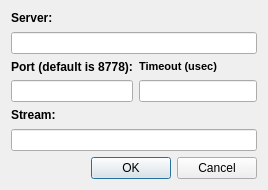
<ui version="4.0" >
 <class>ttscpSettingsDialog</class>
 <widget class="QDialog" name="ttscpSettingsDialog" >
  <property name="geometry" >
   <rect>
    <x>0</x>
    <y>0</y>
    <width>268</width>
    <height>190</height>
   </rect>
  </property>
  <property name="windowTitle" >
   <string>TTSCP Settings</string>
  </property>
  <layout class="QGridLayout" >
   <item row="0" column="0" colspan="2" >
    <widget class="QLabel" name="lblServer" >
     <property name="text" >
      <string>&lt;html>&lt;head>&lt;meta name="qrichtext" content="1" />&lt;style type="text/css">
p, li { white-space: pre-wrap; }
&lt;/style>&lt;/head>&lt;body style=" font-family:'Sans Serif'; font-size:9pt; font-weight:400; font-style:normal; text-decoration:none;">
&lt;p style=" margin-top:0px; margin-bottom:0px; margin-left:0px; margin-right:0px; -qt-block-indent:0; text-indent:0px;">&lt;span style=" font-weight:600;">Server:&lt;/span>&lt;/p>&lt;/body>&lt;/html></string>
     </property>
    </widget>
   </item>
   <item row="1" column="0" colspan="2" >
    <widget class="QLineEdit" name="txtServer" >
     <property name="text" >
      <string/>
     </property>
    </widget>
   </item>
   <item row="2" column="0" >
    <widget class="QLabel" name="lblPort" >
     <property name="text" >
      <string>&lt;html>&lt;head>&lt;meta name="qrichtext" content="1" />&lt;style type="text/css">
p, li { white-space: pre-wrap; }
&lt;/style>&lt;/head>&lt;body style=" font-family:'Sans Serif'; font-size:9pt; font-weight:400; font-style:normal; text-decoration:none;">
&lt;p style=" margin-top:0px; margin-bottom:0px; margin-left:0px; margin-right:0px; -qt-block-indent:0; text-indent:0px;">&lt;span style=" font-weight:600;">Port (default is 8778):&lt;/span>&lt;/p>&lt;/body>&lt;/html></string>
     </property>
    </widget>
   </item>
   <item row="2" column="1" >
    <widget class="QLabel" name="lblTimeout" >
     <property name="text" >
      <string>&lt;html>&lt;head>&lt;meta name="qrichtext" content="1" />&lt;style type="text/css">
p, li { white-space: pre-wrap; }
&lt;/style>&lt;/head>&lt;body style=" font-family:'MS Shell Dlg 2'; font-size:8.25pt; font-weight:400; font-style:normal;">
&lt;p style=" margin-top:0px; margin-bottom:0px; margin-left:0px; margin-right:0px; -qt-block-indent:0; text-indent:0px;">&lt;span style=" font-size:8pt; font-weight:600;">Timeout (usec)&lt;/span>&lt;/p>&lt;/body>&lt;/html></string>
     </property>
    </widget>
   </item>
   <item row="3" column="0" >
    <widget class="QLineEdit" name="txtPort" />
   </item>
   <item row="3" column="1" >
    <widget class="QLineEdit" name="txtTimeout" />
   </item>
   <item row="4" column="0" colspan="2" >
    <widget class="QLabel" name="lblStream" >
     <property name="text" >
      <string>&lt;html>&lt;head>&lt;meta name="qrichtext" content="1" />&lt;style type="text/css">
p, li { white-space: pre-wrap; }
&lt;/style>&lt;/head>&lt;body style=" font-family:'Sans Serif'; font-size:9pt; font-weight:400; font-style:normal; text-decoration:none;">
&lt;p style=" margin-top:0px; margin-bottom:0px; margin-left:0px; margin-right:0px; -qt-block-indent:0; text-indent:0px;">&lt;span style=" font-weight:600;">Stream:&lt;/span>&lt;/p>&lt;/body>&lt;/html></string>
     </property>
    </widget>
   </item>
   <item row="5" column="0" colspan="2" >
    <widget class="QLineEdit" name="txtStream" />
   </item>
   <item row="6" column="0" colspan="2" >
    <widget class="QDialogButtonBox" name="buttonBox" >
     <property name="orientation" >
      <enum>Qt::Horizontal</enum>
     </property>
     <property name="standardButtons" >
      <set>QDialogButtonBox::Cancel|QDialogButtonBox::NoButton|QDialogButtonBox::Ok</set>
     </property>
    </widget>
   </item>
  </layout>
 </widget>
 <resources/>
 <connections>
  <connection>
   <sender>buttonBox</sender>
   <signal>accepted()</signal>
   <receiver>ttscpSettingsDialog</receiver>
   <slot>accept()</slot>
   <hints>
    <hint type="sourcelabel" >
     <x>248</x>
     <y>254</y>
    </hint>
    <hint type="destinationlabel" >
     <x>157</x>
     <y>274</y>
    </hint>
   </hints>
  </connection>
  <connection>
   <sender>buttonBox</sender>
   <signal>rejected()</signal>
   <receiver>ttscpSettingsDialog</receiver>
   <slot>reject()</slot>
   <hints>
    <hint type="sourcelabel" >
     <x>316</x>
     <y>260</y>
    </hint>
    <hint type="destinationlabel" >
     <x>286</x>
     <y>274</y>
    </hint>
   </hints>
  </connection>
 </connections>
</ui>
